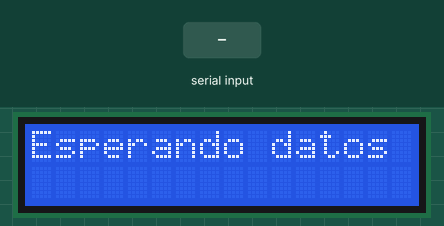
Bench run of a sketch on a simulated Arduino Uno, built with avr-gcc and run on an emulated ATmega328P. Parts: 16×2 character LCD. Inputs (shaded band) come from the test bench. What the sketch prints to the serial monitor is not drawn.

Above: at 1.2 s.
1.3 s: "1\n" received over Serial
At 2.3 s:
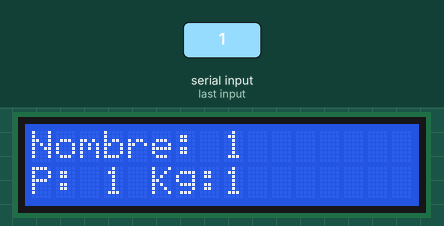
2.8 s: "0\n" received over Serial
At 4.5 s:
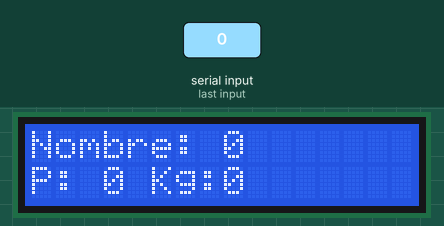
4.8 s: "2\n" received over Serial
At 5.7 s:
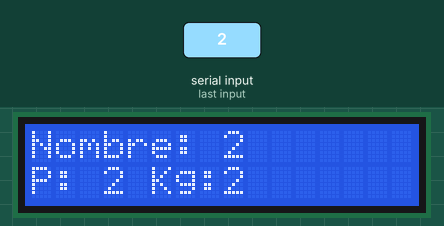
Timing chart, 0 to 7.8 s (numbered marks = the images above; inputs shaded):
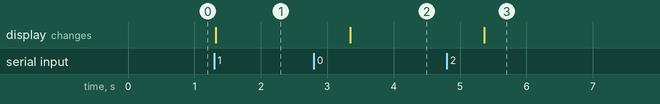

The sketch:

sketch_nov27a.ino
```cpp
#include <Wire.h>
#include <LiquidCrystal_I2C.h>

// Configura el LCD con la dirección I2C y el tamaño de la pantalla
LiquidCrystal_I2C lcd(0x27, 16, 2);  // Dirección I2C = 0x27, 16 columnas y 2 filas

void setup() {
  // Inicia la comunicación serial y el LCD
  lcd.init();            // Inicializar el LCD
  lcd.backlight();       // Encender la luz de fondo del LCD
  lcd.clear();
  lcd.setCursor(0, 0);
  lcd.print("Esperando datos");

  // Iniciar el puerto serial para depuración
  Serial.begin(9600);
}

void loop() {
  if (Serial.available() > 0) {
    // Lee los datos enviados desde Python
    String data = Serial.readStringUntil('\n');  // Asegúrate de leer hasta el salto de línea

    // Muestra los datos recibidos por el serial (para depuración)
    Serial.println("Datos recibidos: " + data);


    // Divide los datos en base a las comas
    int index1 = data.indexOf(',');
    int index2 = data.indexOf(',', index1 + 1);
    int index3 = data.indexOf(',', index2 + 1);
    int index4 = data.indexOf(',', index3 + 1);

    // Extrae los valores de cada variable
    String nombre = data.substring(0, index1);
    String precio = data.substring(index1 + 1, index2);
    String peso = data.substring(index2 + 1, index3);
    String stock = data.substring(index3 + 1, index4);

    // Muestra los valores en el LCD
    lcd.clear();  // Limpia la pantalla
    lcd.setCursor(0, 0);
    lcd.print("Nombre: " + nombre );  // Mostrar solo los primeros 8 caracteres
    lcd.setCursor(0, 1);
    lcd.print("P: " + precio + " Kg:" + peso.substring(0, 5));  // Asegúrate de que no exceda los 16 caracteres
    delay(2000);  // Tiempo para que el mensaje sea visible
  }
}
```

Measured:
- after the input at 1.3 s, the display: changes at once (image 1)
- after the input at 2.8 s, the display: changes after 0.55 s (image 2)
- after the input at 4.8 s, the display: changes after 0.57 s (image 3)
